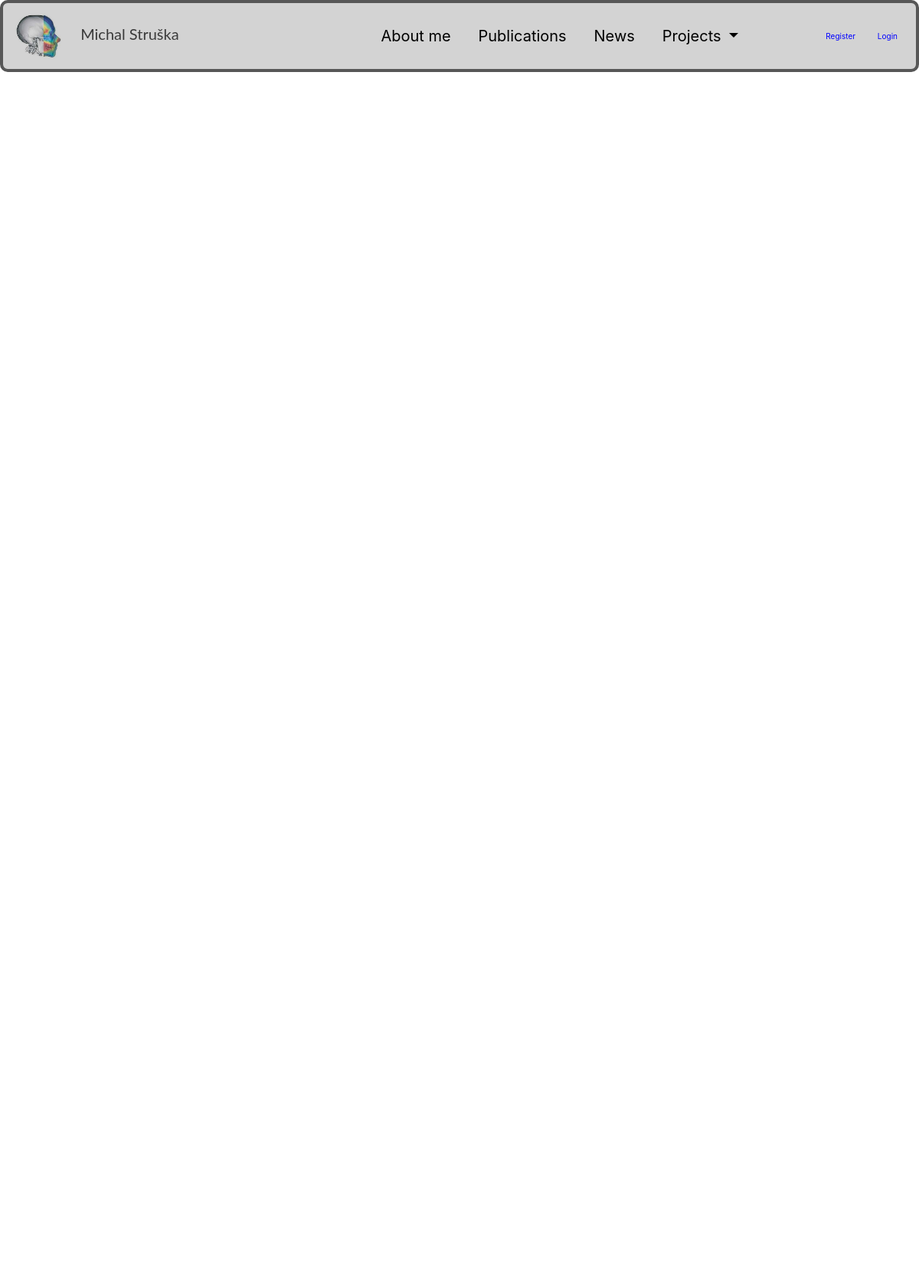
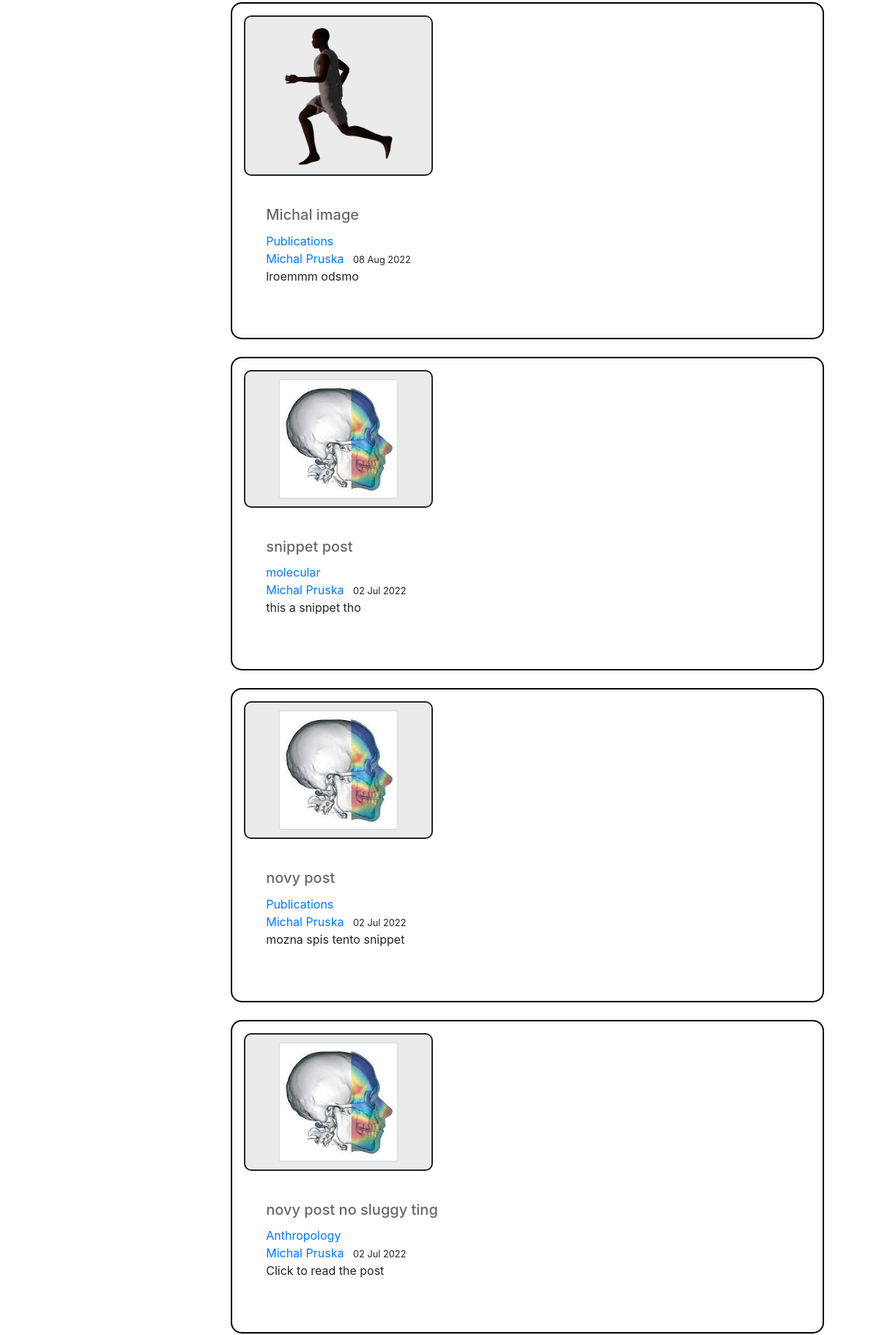
The page / (upper part) on the database its author committed (2 pictures, top to bottom).
### blog/models.py (models this page shows, shortened)
class Post(models.Model):
    title = models.CharField(max_length=200, unique=True)
    author = models.ForeignKey(User, on_delete= models.CASCADE)
    updated_on = models.DateTimeField(auto_now= True)
    content = RichTextField(blank=True, null=True)
    created_on = models.DateTimeField(auto_now_add=True)
    status = models.IntegerField(choices=STATUS, default=1)
    article_image = models.ImageField(null = True, blank = True, upload_to = "images/")
    thumbnail_image = models.ImageField(null = True, blank = True, upload_to = "images/")
    category = models.CharField(max_length=255, default="News")
    snippet = models.CharField(max_length=255)
    likes = models.ManyToManyField(User, related_name='blog_posts')
    class Meta:
        ordering = ['-created_on']

### blog/views.py (the view)
# urls.py: path('', views.PostList.as_view(), name='blog-home'),
class PostList(generic.ListView):
    model = Post
    queryset = Post.objects.filter(status=1).order_by('-created_on')
    template_name = 'blog/home.html'
    def get_context_data(self, *args, **kwargs):
        cat_menu = Category.objects.all()
        context = super(PostList, self).get_context_data(*args, **kwargs)
        context["cat_menu"] = cat_menu
        return context

### blog/models.py (called while the page is built)
    def __str__(self):
        return self.name

### blog/templates/blog/home.html (shortened to what this page needs)
{% extends "blog/base.html" %}
{% load static %}
    {% block content %}
        {% for post in post_list  %}
                <div class="row article-container col-12">
                    <div class="col-sm-7 col-md-4 article-thumbnail content">
                        {% if post.thumbnail_image %}
                            <img src={{post.thumbnail_image.url}} class="image-thumbnail-custom border border-0" alt="Article thumbnail">
                        {% else %}
                            <img src="{% static 'images/Logo_transparent.png' %}" class="img-thumbnail image-thumbnail-custom" alt="Article thumbnail">
                        {% endif %}
                    </div>
                    <div class="col-2"> <model-viewer alt="Neil" src="{% static 'images/male16_gait_info.glb' %}" seamless-poster shadow-intensity="1" camera-controls enable-pan></model-viewer></div>
                    <div class="col-sm-12 col-md-8 article-card content">
                        <div class="article-metadata">
                            <h2><a class="article-title" id="article-title" href="{% url 'article-detail' post.pk %}">{{ post.title }}</a></h2>
                            <a class="mr-2" href="{% url 'category' post.category %}">{{ post.category }}</a></br>
                            <a class="mr-2" href="#">{{ post.author.first_name }} {{ post.author.last_name }}</a>
                            <small class="mr-2">{{ post.created_on|date:'d M Y' }}</small>
                            <p class="article-content">{{ post.snippet }}</p>
                        </div>
                    </div>
                </div>
            <br>
        {% endfor %}
    {% endblock content %}

### blog/templates/blog/base.html (shortened to what this page needs)
{% load static %}
<!DOCTYPE html>
<html>
    <head>
        <link rel="stylesheet" href="https://cdn.jsdelivr.net/npm/bootstrap@4.3.1/dist/css/bootstrap.min.css">
        <link rel="stylesheet" type="text/css" href="{% static "css/main03.css" %}" />
        <link rel="stylesheet" type="text/css" href="{% static "css/main04.css" %}">
    </head>
    <body>
        <div class="container-fluid">
            <nav class="navbar navbar-expand-lg navbar-custom fixed-top">
                <a class="navbar-brand" href="{% url 'blog-home' %}">
                    <img src="{% static "images/Logo_transparent.png" %}" width="30" height="30" alt="Department logo">
                    Michal Struška
                </a>
                <div class="collapse navbar-collapse" id="navbarToggler">
                    <ul class="navbar-nav ml-auto">
                        <li class="nav-item nav-item-custom">
                            <a class="nav-item-custom" href="/">About me</a>
                        </li>
                        <li class="nav-item nav-item-custom">
                            <a class="nav-item-custom" href="/">Publications</a>
                        </li>
                        <li class="nav-item nav-item-custom">
                            <a class="nav-item-custom" href="/">News</a>
                        </li>
                        <li class="nav-item">
                            <div class="dropdown">
                                <a class="dropdown-toggle btn-link nav-item-custom" type="button" id="dropdownMenuButton" data-toggle="dropdown" aria-haspopup="true" aria-expanded="false">
                                    Projects
                                </a>
                            </div>
                        </li>
                    </ul>
                    <ul class="navbar-nav ml-auto navbar-nav-custom" >
                        {% if user.is_authenticated %}
                            <a class="small-link" id="pokus" href="{% url 'add-post' %}">Add post &emsp;<span class="sr-only">(current)</span></a>
                            <a class="small-link" href="{% url 'add-category' %}">Add category &emsp;<span class="sr-only">(current)</span></a>
                            {% if user.profile.id %}
                                <a class="small-link" href="{% url 'edit_profile_page' user.profile.id %}">Edit profile page &emsp;</a>
                                <a class="small-link" href="{% url 'show_profile_page' user.profile.id %}">Show profile page &emsp;</a>
                            {% else %}
                                <a class="small-link" href="{% url 'create_profile_page' %}">Create profile page &emsp;</a>
                            {% endif %}
                                <a class="small-link" href="{% url 'edit_profile' %}">Edit settings &emsp;</a>
                                <a class="small-link" href="{% url 'logout' %}">Logout &emsp;</a>
                        {% else %}
                            <a class="nav-link" href="{% url 'register' %}">Register &emsp;</a>
                            <a class="nav-link" href="{% url 'login' %}">Login</a>
                        {% endif %}
                    </ul>
                </div>
            </nav>
            <main role="main" class="container">
                <div class="row justify-content-center" id="content" name="content" class="main">
                    <div class="col-md-3">
                    </div>
                    <div class="col-md-9">
                        {% block content %}
                        {% endblock %}
                    </div>
                </div>
            </main>
    </body>
</html>

### blog/static/css/main03.css (style rules this page uses)
.navbar { background-color: lightgrey; border-radius: 10px; border-style: solid; border-width: 4px; border-color: rgba(0, 0, 0, 0.584); }
.nav-item { color:rgb(0, 0, 0); width: 50%; padding-right: 10%; font-size: 20px; display: inline-block; }
.nav-item-custom { color:rgb(0, 0, 0); width: 50%; padding-right: 10%; font-size: 20px; display: inline-block; }
.navbar-nav { float: left; white-space: nowrap; justify-content: left; margin-left: 20%; }
.navbar-nav-custom { float: right; white-space: nowrap; justify-content: right; }
#article-title { font-size: 20px; color:rgb(104, 104, 104); }
.navbar-brand { font-family: 'Lato', sans-serif; color:rgb(59, 59, 59) !important; font-size: 20px; margin: 0px; margin-right:50px; }
.navbar-brand img { width: 60px; height: 60px; margin-right:20px; }
.img-thumbnail { width: 200px; height: 200px; margin: auto; display: block; }
.nav-link { color: blue !important; font-size: 10px; }
.dropdown-toggle { color:rgb(237, 237, 237); }
main { position: absolute; top: 20%; }
.article-card { background: rgba(255, 255, 255, 0); border-radius: 25px; padding: 30px; margin-bottom: 10px; }
.article-container { background: rgba(241, 241, 241, 0); border-radius: 15px; padding: 2%; border-style: solid; border-color: black; border-width: 2px; }
.article-thumbnail { background:rgb(235, 235, 235); vertical-align: middle; padding: 10px; justify-self: right; width: 500px; height: auto; border-style: solid; border-width: 2px; border-radius: 10px; }
.image-thumbnail-custom { width: 70%; height: auto; margin: auto; display: block; border-style: solid; border-width: 2px; border-radius: 1; }
#content { padding-left: 20px; }
.content { display: flex; align-items: center; flex-wrap: wrap; }

### rows shown on the page
Post: thumbnail_image (picture), title "Michal image", category "Publications", author.first_name "Michal", author.last_name "Pruska", created_on "08 Aug 2022", snippet "lroemmm odsmo"
Post: title "snippet post", category "molecular", author.first_name "Michal", author.last_name "Pruska", created_on "02 Jul 2022", snippet "this a snippet tho"
Post: title "novy post", category "Publications", author.first_name "Michal", author.last_name "Pruska", created_on "02 Jul 2022", snippet "mozna spis tento snippet"
Post: title "novy post no sluggy ting", category "Anthropology", author.first_name "Michal", author.last_name "Pruska", created_on "02 Jul 2022", snippet "Click to read the post"
